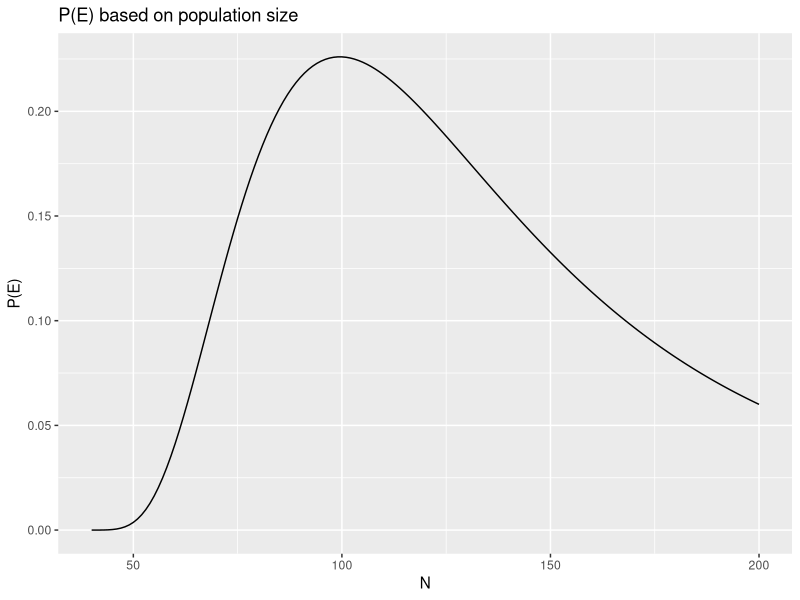

This figure's R source:
## ---- chunk 1

numCoins = 6
possibilities = 2

num_S = 2**6
num_S


## ---- chunk 2

num_E <- choose(6,4)
num_E

## ---- chunk 3

prob_E <- num_E/num_S #Equally likely rule
prob_E

## ---- chunk 4
library(ggplot2)
library(tibble)
tagged_fish = 25
fishes <- tibble( 
N = 40:200, 
prob = (choose(N-tagged_fish, 15) * choose(tagged_fish,5))/choose(N,20) )
ggplot(data = fishes,
  mapping = aes(x = N,
  y = prob) ) +
  geom_line() +
  labs( title = "P(E) based on population size" ,
  x = "N",
  y = "P(E)")
